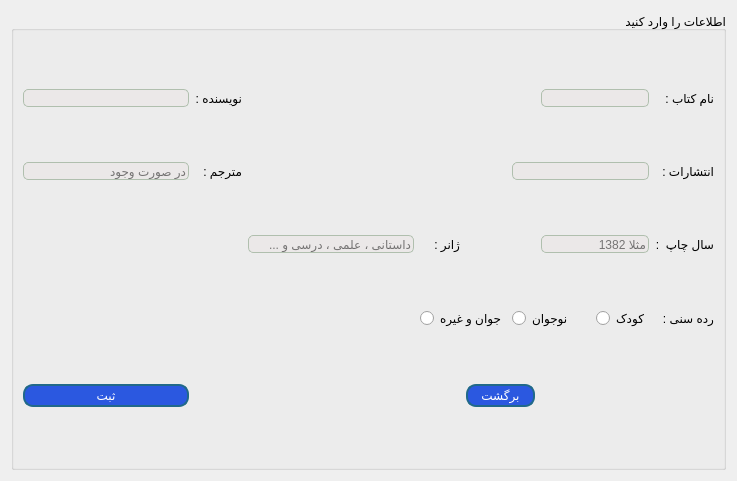
<?xml version="1.0" encoding="UTF-8"?>
<ui version="4.0">
 <class>AddBook</class>
 <widget class="QDialog" name="AddBook">
  <property name="geometry">
   <rect>
    <x>0</x>
    <y>0</y>
    <width>737</width>
    <height>481</height>
   </rect>
  </property>
  <property name="windowTitle">
   <string>افزودن کتاب</string>
  </property>
  <property name="windowIcon">
   <iconset resource="resources.qrc">
    <normaloff>:/img/images/login.png</normaloff>:/img/images/login.png</iconset>
  </property>
  <property name="styleSheet">
   <string notr="true">
QLineEdit{
	border : 1px solid #b0bfae;
	border-radius : 5px;
	background-color : #ebe8e8;
}

QPushButton{
	border-radius: 10px;
	padding : 2px 5px;
	background :#2b58e0;
	border : 2px solid #21698a;
	color : white;
}
QPushButton:hover {
	background-color : #75a0eb ;
}
QToolButton
{
border-radius:10px;
background:red;
color:white;
}

</string>
  </property>
  <layout class="QVBoxLayout" name="verticalLayout">
   <item>
    <widget class="QGroupBox" name="groupBox">
     <property name="title">
      <string>اطلاعات را وارد کنید</string>
     </property>
     <property name="alignment">
      <set>Qt::AlignRight|Qt::AlignTrailing|Qt::AlignVCenter</set>
     </property>
     <layout class="QGridLayout" name="gridLayout">
      <item row="0" column="8">
       <widget class="QLabel" name="label">
        <property name="text">
         <string>نام کتاب :</string>
        </property>
       </widget>
      </item>
      <item row="4" column="4" colspan="2">
       <widget class="QPushButton" name="back">
        <property name="text">
         <string>برگشت</string>
        </property>
       </widget>
      </item>
      <item row="2" column="8">
       <widget class="QLabel" name="label_3">
        <property name="text">
         <string>سال چاپ  :</string>
        </property>
       </widget>
      </item>
      <item row="2" column="6" colspan="2">
       <widget class="QLineEdit" name="printYear">
        <property name="placeholderText">
         <string>مثلا 1382</string>
        </property>
       </widget>
      </item>
      <item row="3" column="8">
       <widget class="QLabel" name="label_4">
        <property name="text">
         <string>رده سنی :</string>
        </property>
       </widget>
      </item>
      <item row="1" column="1">
       <widget class="QLabel" name="label_6">
        <property name="text">
         <string>مترجم :</string>
        </property>
       </widget>
      </item>
      <item row="1" column="5" colspan="3">
       <widget class="QLineEdit" name="publisher"/>
      </item>
      <item row="0" column="1">
       <widget class="QLabel" name="label_5">
        <property name="text">
         <string>نویسنده :</string>
        </property>
       </widget>
      </item>
      <item row="4" column="0">
       <widget class="QPushButton" name="submit">
        <property name="text">
         <string>ثبت</string>
        </property>
       </widget>
      </item>
      <item row="0" column="0">
       <widget class="QLineEdit" name="writer"/>
      </item>
      <item row="3" column="5" colspan="2">
       <widget class="QRadioButton" name="teenRange">
        <property name="text">
         <string>نوجوان</string>
        </property>
       </widget>
      </item>
      <item row="2" column="3">
       <widget class="QLabel" name="label_7">
        <property name="text">
         <string>ژانر :</string>
        </property>
       </widget>
      </item>
      <item row="1" column="0">
       <widget class="QLineEdit" name="translater">
        <property name="placeholderText">
         <string>در صورت وجود</string>
        </property>
       </widget>
      </item>
      <item row="2" column="2">
       <widget class="QLineEdit" name="ganre">
        <property name="placeholderText">
         <string>داستانی ، علمی ، درسی و ...</string>
        </property>
       </widget>
      </item>
      <item row="3" column="3" colspan="2">
       <widget class="QRadioButton" name="adultGanre">
        <property name="text">
         <string>جوان و غیره</string>
        </property>
       </widget>
      </item>
      <item row="3" column="7">
       <widget class="QRadioButton" name="chidRange">
        <property name="text">
         <string>کودک</string>
        </property>
       </widget>
      </item>
      <item row="1" column="8">
       <widget class="QLabel" name="label_2">
        <property name="text">
         <string>انتشارات :</string>
        </property>
       </widget>
      </item>
      <item row="0" column="6" colspan="2">
       <widget class="QLineEdit" name="name"/>
      </item>
     </layout>
    </widget>
   </item>
  </layout>
 </widget>
 <resources>
  <include location="resources.qrc"/>
 </resources>
 <connections/>
</ui>
